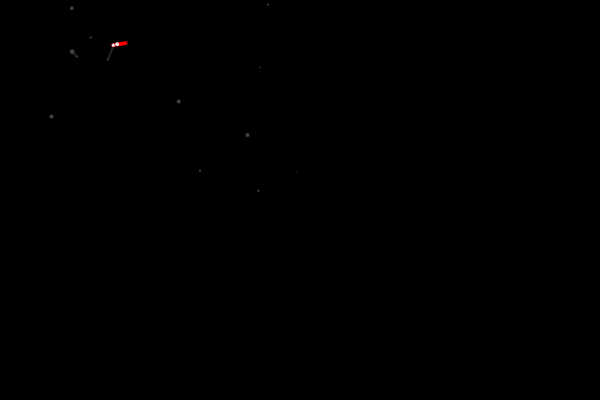
Frame 1 (no input)
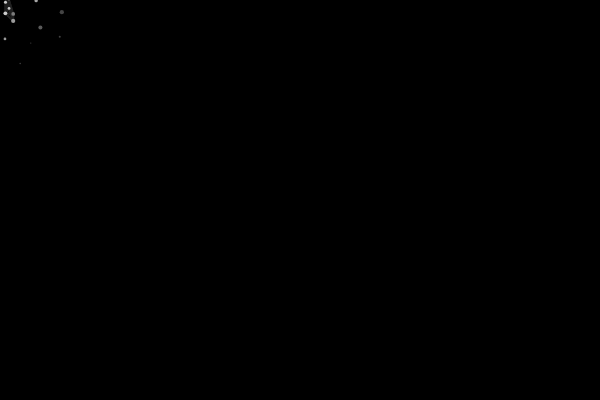
Frame 60 (no input)
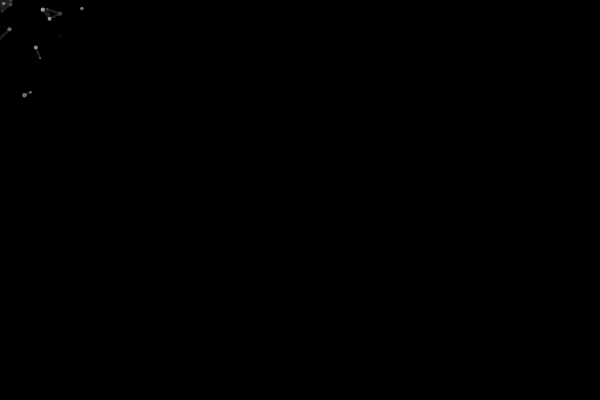
Frame 120 (the mouse pressed at the canvas centre since frame 60)

The p5.js sketch that drew these frames (run headless with seeded random() and noise() and a simulated clock; from frame 60 on, the mouse is pressed at the canvas centre):

// p5.js sketch
// ── sketch.js
var balls = [];
var slider = null;

function setup() {
	createCanvas(600, 400);
	translate(width / 2, height / 2);
	background(0);
	frameRate(30);

	for (var i = 0; i < 50; i++) {
		balls.push(
			new Ball(
				random(-width / 2, width / 2),
				random(-height / 2, height / 2),
				random(1, 5))
		);
	}

	slider = createSlider(0.1, 16, 1);
}

function draw() {
	colorMode(RGB);
	background(0);

	balls.forEach(b => { b.update(); });
	balls.forEach(b => { b.collide(balls); });
	balls.forEach(b => { b.show(); });
}

function Ball(x, y, r) {
	this.x = x;
	this.y = y;
	this.vx = 0;
	this.vy = 0;
	this.r = r;
	this.life = random(1024);
	this.ax = random(-1, 1);
	this.ay = random(-1, 1);

	this.brightness = 64;

	this.update = function() {
		var timeScale = slider.value();

		var s = 0.01;
		this.vx += -this.x * s;
		this.vy += -this.y * s;

		this.life += 0.1;
		this.vx += cos(this.life) * this.ax;
		this.vy += sin(this.life) * this.ay;

		this.x += this.vx;
		this.y += this.vy;

		var friction = 0.9;
		this.vx *= friction;
		this.vy *= friction;

		if (this.x < -width / 2) {
			this.x = -width / 2;
			this.vx = -this.vx;
		} else if (this.x > width / 2) {
			this.x = width / 2;
			this.vx = -this.vx;
		}
		if (this.y < -height / 2) {
			this.y = -height / 2;
			this.vy = -this.vy;
		} else if (this.y > height / 2) {
			this.y = height / 2;
			this.vy = -this.vy;
		}
	}

	this.show = function() {
		colorMode(RGB);

		this.brightness = lerp(this.brightness, 64, 0.1);

		noStroke();
		fill(this.brightness);
		ellipse(this.x, this.y, r, r);
	}

	this.collide = function(balls) {
		balls.forEach(b => {
			if (this !== b) {

				var b1 = new p5.Vector(this.x, this.y);
				var b2 = new p5.Vector(b.x, b.y);

				var dist = b2.sub(b1);
				var dir = dist.copy().normalize();
				var r = ((this.r + b.r) / 2);
				var mag = dist.mag();

				if (mag < 200) {
					var grav = 0.01;
					this.vx += dir.x * dist.x * grav;
					this.vy += dir.y * dist.y * grav;
					b.vx += -dir.x * dist.x * grav;
					b.vy += -dir.y * dist.y * grav;
				}

				if (mag <= 17) {
					colorMode(RGB);
					strokeWeight(2);
					stroke(32);
					line(this.x, this.y, b.x, b.y);
				}

				if (mag < r - 0.1) {
					var tx = this.x;
					var ty = this.y;
					var tvx = this.vx;
					var tvy = this.vy;

					this.x = b.x - dir.x * r;
					this.y = b.y - dir.y * r;
					b.x = tx + dir.x * r;
					b.y = ty + dir.y * r;

					colorMode(HSB);
					strokeWeight(4);
					stroke(0, 255, 255);
					line(this.x, this.y, b.x + dist.x * 3, this.y + dist.y * 3);

					this.vx = this.vx - dir.x;
					this.vy = this.vy - dir.y;
					b.vx = b.vx + dir.x;
					b.vy = b.vy + dir.y;

					this.brightness = 255;
					b.brightness = 255;
				}
			}
		});
	}
}
